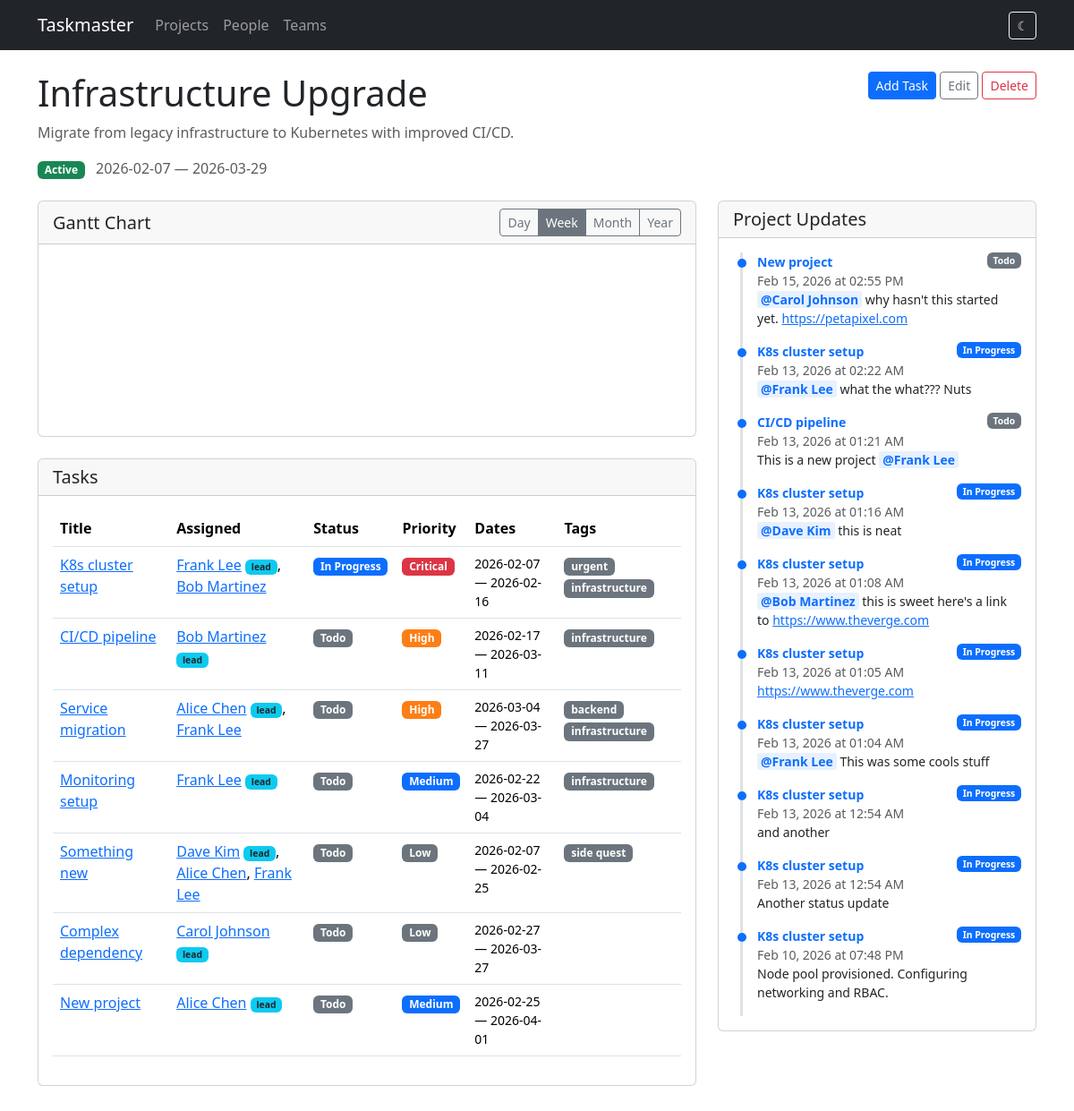
Page /projects/4 on the earlier database version.
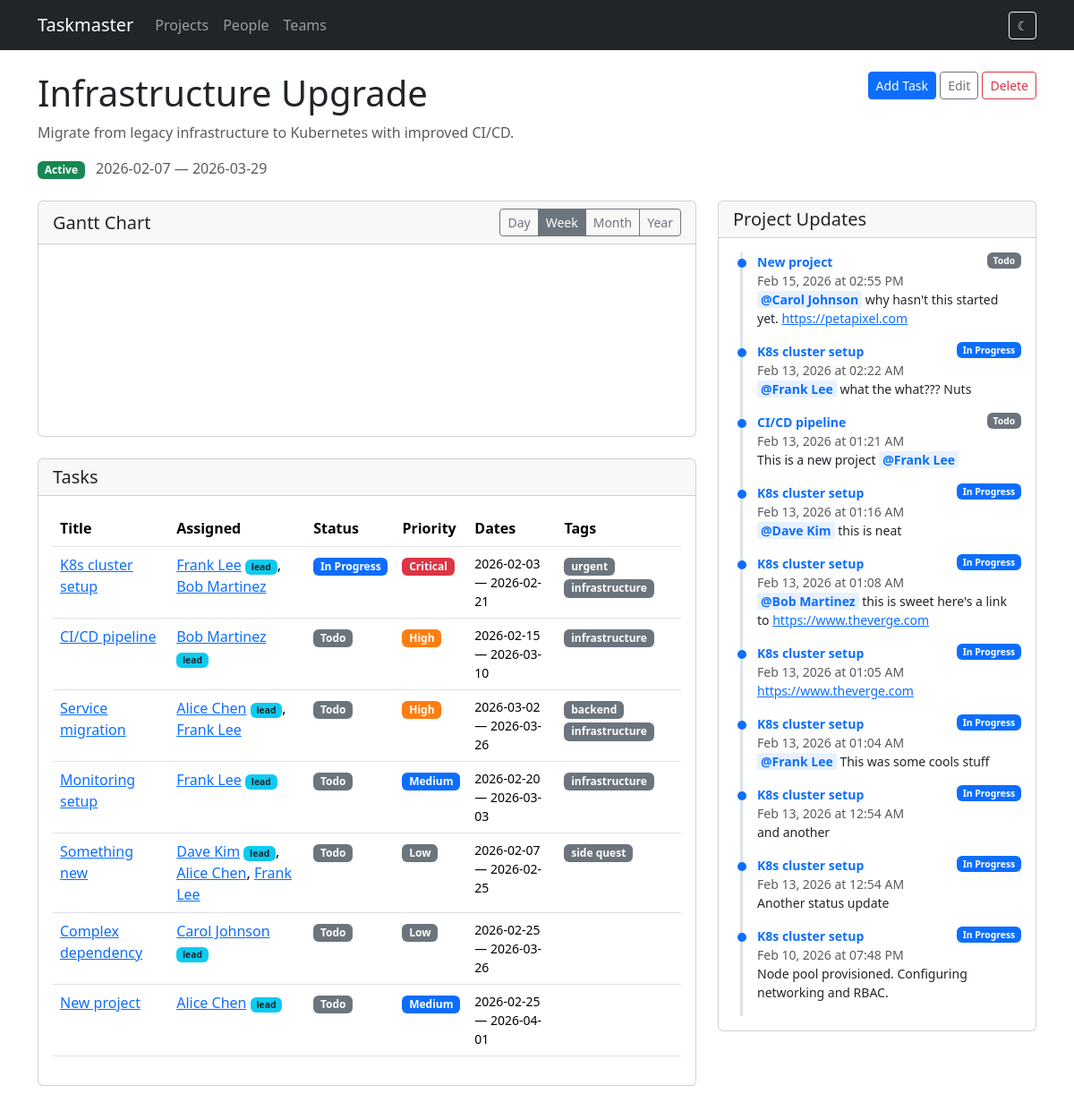
Same page on the later database version.
### models.py (models this page shows, shortened)
class Task(db.Model):
    id = db.Column(db.Integer, primary_key=True)
    title = db.Column(db.String(200), nullable=False)
    description = db.Column(db.Text)
    project_id = db.Column(db.Integer, db.ForeignKey('project.id'), nullable=False)
    start_date = db.Column(db.Date, nullable=False)
    end_date = db.Column(db.Date, nullable=False)
    status = db.Column(db.String(20), default='todo')  # todo, in_progress, done
    priority = db.Column(db.String(20), default='medium')  # low, medium, high, critical
    assignments = db.relationship('TaskAssignment', backref='task', lazy=True,
                                   cascade='all, delete-orphan')
    tags = db.relationship('Tag', secondary=task_tags, backref=db.backref('tasks', lazy=True))
    milestones = db.relationship('Milestone', backref='task', lazy=True,
                                 order_by='Milestone.date', cascade='all, delete-orphan')
    status_updates = db.relationship('StatusUpdate', backref='task', lazy=True,
                                     order_by='StatusUpdate.created_at.desc()',
                                     cascade='all, delete-orphan')
    dependencies = db.relationship(
        'Task',
        secondary='task_dependency',
        primaryjoin='Task.id == TaskDependency.task_id',
        secondaryjoin='Task.id == TaskDependency.depends_on_id',
        backref=db.backref('dependents', lazy=True),
        lazy=True,
    )
    @property
    def lead(self):
        for a in self.assignments:
            if a.is_lead:
                return a.person
        return None
    @property
    def assignees(self):
        return [a.person for a in self.assignments]

### routes/projects.py (the view)
@bp.route('/projects/<int:id>')
def detail(id):
    project = Project.query.get_or_404(id)
    task_ids = [t.id for t in project.tasks]
    all_updates = StatusUpdate.query.filter(
        StatusUpdate.task_id.in_(task_ids)
    ).order_by(StatusUpdate.created_at.desc()).all() if task_ids else []
    upcoming_milestones = Milestone.query.filter(
        Milestone.task_id.in_(task_ids),
        Milestone.date >= date.today()
    ).order_by(Milestone.date).all() if task_ids else []
    return render_template('projects/detail.html', project=project,
                           all_updates=all_updates,
                           upcoming_milestones=upcoming_milestones)

### templates/projects/detail.html (shortened to what the changed rows need)
{% extends "base.html" %}
{% block content %}
<div class="d-flex justify-content-between align-items-start mb-3">
    <div>
        <h1>{{ project.name }}</h1>
    </div>
</div>
<div class="row g-4">
<div class="col-lg-8">
    {% if project.tasks %}
    <div class="card">
        <div class="card-body">
            <div class="table-responsive">
                <table class="table table-hover">
                    <thead>
                        <tr>
                            <th>Title</th>
                            <th>Assigned</th>
                            <th>Status</th>
                            <th>Priority</th>
                            <th>Dates</th>
                            <th>Tags</th>
                        </tr>
                    </thead>
                    <tbody>
                        {% for task in project.tasks %}
                        <tr>
                            <td><a href="{{ url_for('tasks.detail', id=task.id) }}">{{ task.title }}</a></td>
                            <td>
                                {% if task.assignees %}
                                    {% for person in task.assignees %}
                                    <a href="{{ url_for('people.detail', id=person.id) }}">{{ person.name }}</a>{% if task.lead and person.id == task.lead.id %} <span class="badge bg-info text-dark" style="font-size:0.65em">lead</span>{% endif %}{% if not loop.last %}, {% endif %}
                                    {% endfor %}
                                {% else %}
                                <span class="text-muted">Unassigned</span>
                                {% endif %}
                            </td>
                            <td><span class="badge badge-{{ task.status }}">{{ task.status | replace('_', ' ') | title }}</span></td>
                            <td><span class="badge badge-{{ task.priority }}">{{ task.priority | title }}</span></td>
                            <td class="small">{{ task.start_date }} &mdash; {{ task.end_date }}</td>
                            <td>
                                {% for tag in task.tags %}
                                <span class="badge bg-secondary">{{ tag.name }}</span>
                                {% endfor %}
                            </td>
                        </tr>
                        {% endfor %}
                    </tbody>
                </table>
            </div>
        </div>
    </div>
    {% else %}
    <div class="text-center py-5">
        <p class="text-muted">No tasks yet.</p>
        <a href="{{ url_for('tasks.new_task', project_id=project.id) }}" class="btn btn-primary">Add the first task</a>
    </div>
    {% endif %}
</div>
</div>
{% endblock %}

Differences in the rows shown:
changed Task "K8s cluster setup": start_date "2026-02-07" → "2026-02-03"; end_date "2026-02-16" → "2026-02-21"
changed Task "CI/CD pipeline": start_date "2026-02-17" → "2026-02-15"; end_date "2026-03-11" → "2026-03-10"
changed Task "Service migration": start_date "2026-03-04" → "2026-03-02"; end_date "2026-03-27" → "2026-03-26"
changed Task "Monitoring setup": start_date "2026-02-22" → "2026-02-20"; end_date "2026-03-04" → "2026-03-03"
changed Task "Complex dependency": start_date "2026-02-27" → "2026-02-25"; end_date "2026-03-27" → "2026-03-26"
